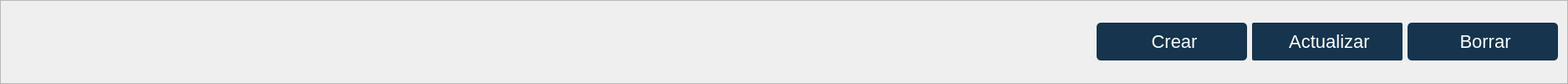
              <widget class="QFrame" name="frame_4">
               <property name="sizePolicy">
                <sizepolicy hsizetype="Preferred" vsizetype="Fixed">
                 <horstretch>0</horstretch>
                 <verstretch>0</verstretch>
                </sizepolicy>
               </property>
               <property name="minimumSize">
                <size>
                 <width>0</width>
                 <height>65</height>
                </size>
               </property>
               <property name="frameShape">
                <enum>QFrame::StyledPanel</enum>
               </property>
               <property name="frameShadow">
                <enum>QFrame::Raised</enum>
               </property>
               <layout class="QHBoxLayout" name="horizontalLayout_4">
                <item>
                 <spacer name="horizontalSpacer">
                  <property name="orientation">
                   <enum>Qt::Horizontal</enum>
                  </property>
                  <property name="sizeType">
                   <enum>QSizePolicy::Fixed</enum>
                  </property>
                  <property name="sizeHint" stdset="0">
                   <size>
                    <width>1300</width>
                    <height>20</height>
                   </size>
                  </property>
                 </spacer>
                </item>
                <item alignment="Qt::AlignRight">
                 <widget class="QPushButton" name="BtnCrear">
                  <property name="sizePolicy">
                   <sizepolicy hsizetype="Fixed" vsizetype="Fixed">
                    <horstretch>0</horstretch>
                    <verstretch>0</verstretch>
                   </sizepolicy>
                  </property>
                  <property name="minimumSize">
                   <size>
                    <width>180</width>
                    <height>45</height>
                   </size>
                  </property>
                  <property name="cursor">
                   <cursorShape>PointingHandCursor</cursorShape>
                  </property>
                  <property name="styleSheet">
                   <string notr="true">QPushButton {
    background-color: #16344D; /* Color de fondo */
    border-radius: 5px; /* Bordes redondeados */
    color: white; /* Color del texto */
    padding: 5px 10px; /* Espaciado interno */
    border: none; /* Elimina el borde predeterminado */
    font-size: 22px; /* Tamaño de fuente */
    text-align: center; /* Alinea el texto a la izquierda */
}

QPushButton:hover {
    background-color: #4C6D8C; /* Color de fondo al pasar el mouse */
    box-shadow: 0 0 10px rgba(0, 0, 0, 0.5); /* Sombra al pasar el mouse */
    transform: scale(1.02); /* Ligero aumento al pasar el mouse */
    transition: all 0.3s ease-in-out; /* Transición suave */
}

QPushButton::icon {
    padding-right: 5px; /* Espaciado entre el icono y el texto */
}
</string>
                  </property>
                  <property name="text">
                   <string> Crear</string>
                  </property>
                  <property name="icon">
                   <iconset>
                    <normaloff>../../assets/iconos/anadir.png</normaloff>../../assets/iconos/anadir.png</iconset>
                  </property>
                  <property name="iconSize">
                   <size>
                    <width>24</width>
                    <height>24</height>
                   </size>
                  </property>
                 </widget>
                </item>
                <item alignment="Qt::AlignRight">
                 <widget class="QPushButton" name="BtnActualizar">
                  <property name="sizePolicy">
                   <sizepolicy hsizetype="Fixed" vsizetype="Fixed">
                    <horstretch>0</horstretch>
                    <verstretch>0</verstretch>
                   </sizepolicy>
                  </property>
                  <property name="minimumSize">
                   <size>
                    <width>180</width>
                    <height>45</height>
                   </size>
                  </property>
                  <property name="cursor">
                   <cursorShape>PointingHandCursor</cursorShape>
                  </property>
                  <property name="styleSheet">
                   <string notr="true">QPushButton {
    background-color: #16344D; /* Color de fondo */
    border-radius: 2px; /* Bordes redondeados */
    color: white; /* Color del texto */
    padding: 5px 10px; /* Espaciado interno */
    border: none; /* Elimina el borde predeterminado */
    font-size: 22px; /* Tamaño de fuente */
    text-align: Center; /* Alinea el texto a la izquierda */
}

QPushButton:hover {
    background-color: #525C5E; /* Color de fondo al pasar el mouse */
    box-shadow: 0 0 10px rgba(0, 0, 0, 0.5); /* Sombra al pasar el mouse */
    transform: scale(1.02); /* Ligero aumento al pasar el mouse */
    transition: all 0.3s ease-in-out; /* Transición suave */
}

QPushButton::icon {
    padding-right: 5px; /* Espaciado entre el icono y el texto */
}
</string>
                  </property>
                  <property name="text">
                   <string> Actualizar</string>
                  </property>
                  <property name="icon">
                   <iconset>
                    <normaloff>../../assets/iconos/actualizar-flecha.png</normaloff>../../assets/iconos/actualizar-flecha.png</iconset>
                  </property>
                  <property name="iconSize">
                   <size>
                    <width>24</width>
                    <height>24</height>
                   </size>
                  </property>
                 </widget>
                </item>
                <item alignment="Qt::AlignRight">
                 <widget class="QPushButton" name="BtnBorrar">
                  <property name="sizePolicy">
                   <sizepolicy hsizetype="Fixed" vsizetype="Fixed">
                    <horstretch>0</horstretch>
                    <verstretch>0</verstretch>
                   </sizepolicy>
                  </property>
                  <property name="minimumSize">
                   <size>
                    <width>180</width>
                    <height>45</height>
                   </size>
                  </property>
                  <property name="cursor">
                   <cursorShape>PointingHandCursor</cursorShape>
                  </property>
                  <property name="styleSheet">
                   <string notr="true">QPushButton {
    background-color: #16344D; /* Color de fondo */
    border-radius: 5px; /* Bordes redondeados */
    color: white; /* Color del texto */
    padding: 5px 10px; /* Espaciado interno */
    border: none; /* Elimina el borde predeterminado */
    font-size: 22px; /* Tamaño de fuente */
    text-align: center; /* Alinea el texto a la izquierda */
}

QPushButton:hover {
    background-color: #D32F2F  ; /* Color de fondo al pasar el mouse */
    box-shadow: 0 0 10px rgba(0, 0, 0, 0.5); /* Sombra al pasar el mouse */
    transform: scale(1.02); /* Ligero aumento al pasar el mouse */
    transition: all 0.3s ease-in-out; /* Transición suave */
}

QPushButton::icon {
    padding-right: 5px; /* Espaciado entre el icono y el texto */
}
</string>
                  </property>
                  <property name="text">
                   <string> Borrar</string>
                  </property>
                  <property name="icon">
                   <iconset>
                    <normaloff>../../assets/iconos/borrar.png</normaloff>../../assets/iconos/borrar.png</iconset>
                  </property>
                  <property name="iconSize">
                   <size>
                    <width>28</width>
                    <height>28</height>
                   </size>
                  </property>
                 </widget>
                </item>
               </layout>
              </widget>
